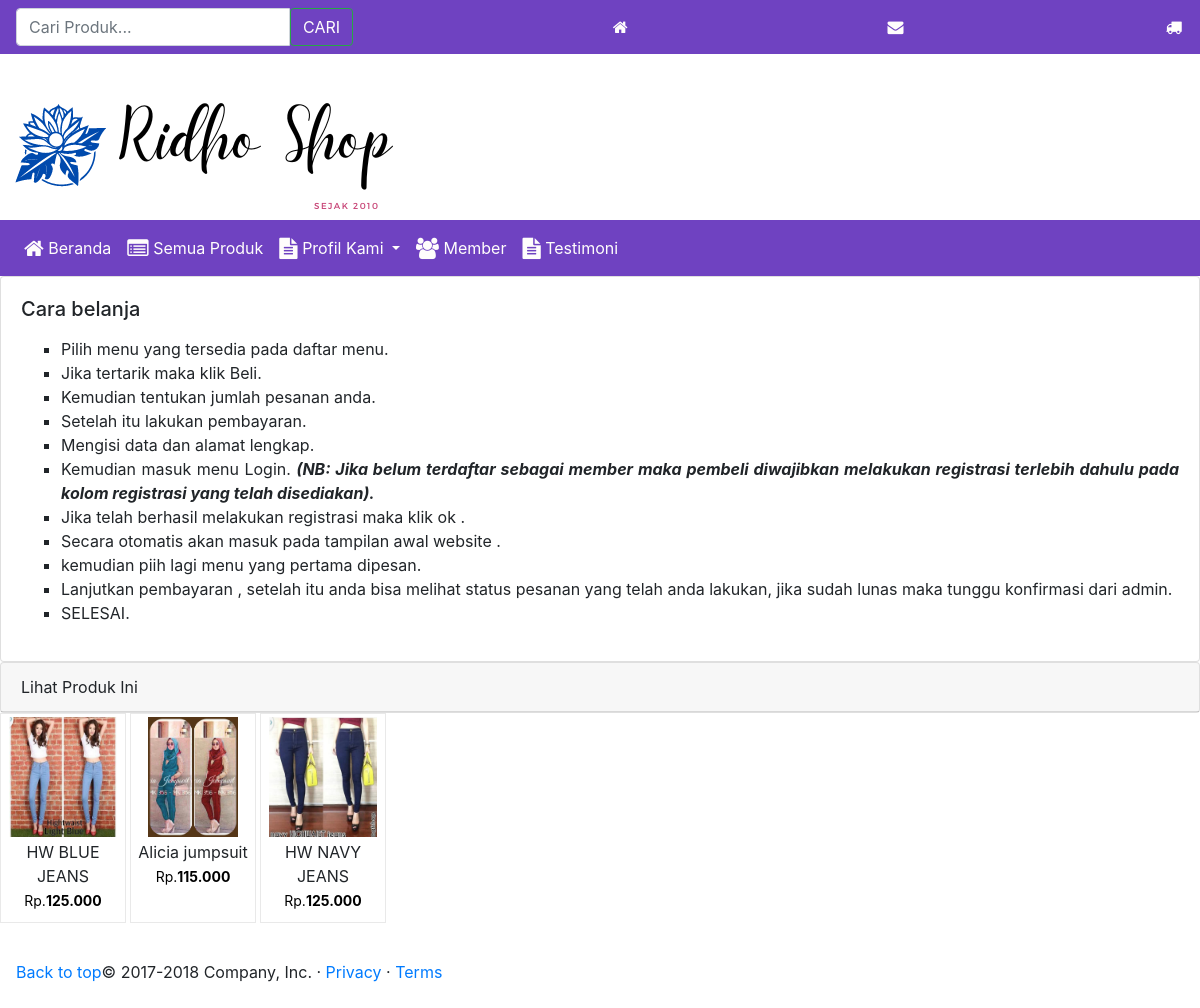
The page /?l=lihat&aksi=profil&id_p=2 on the database its author committed.
### tables this page shows
CREATE TABLE `profil` (
  `id_profil` int(11) NOT NULL,
  `foto` varchar(30) NOT NULL,
  `aktif` enum('Y','N') NOT NULL,
  `nama` varchar(25) NOT NULL,
  `isi` text NOT NULL
);

CREATE TABLE `produk` (
  `id_produk` int(4) NOT NULL,
  `id_kategori` int(2) NOT NULL,
  `nama_produk` varchar(30) NOT NULL,
  `deskripsi` text NOT NULL,
  `harga` int(10) NOT NULL,
  `stok` int(3) NOT NULL,
  `berat` decimal(5,2) UNSIGNED NOT NULL DEFAULT '0.00',
  `tgl_masuk` date NOT NULL,
  `gambar` varchar(100) NOT NULL,
  `dibeli` int(5) NOT NULL DEFAULT '1',
  `id_kustomer` varchar(100) NOT NULL,
  `diskon` int(5) NOT NULL,
  `best` enum('N','Y') NOT NULL
);

### index.php (the view, shortened to what this page needs)
<?php
  $aksi=$_GET[aksi];
?>
<!DOCTYPE html>
<html>
<head>
<link rel="stylesheet" href="bootstrap4/bootstrap.min.css">
<link rel="stylesheet" href="bootstrap4/produk.css" type="text/css" media="screen">
 <link rel="stylesheet" href="bootstrap4/icon/font/css/font-awesome.min.css">
    <link rel="stylesheet" href="bootstrap4/icon/ionicons.min.css">
</head>
<body>
<div class="container1">
  <header id="header">
    <div class="row">
      <div class="col-lg-12 col-md-12">
	  <nav class="navbar fixed-top navbar-light" style="background-color:#6f42c1;">
	      <form action='index.php?l=lihat&aksi=cariproduk' method='post' >
		  <div class='input-group'>
                    <input type='text' name='cari' class='form-control' placeholder='Cari Produk...'>
                    <span class='input-group-btn'>
					<input style="color:#fffdfc;" type='submit' name='submit' class='btn btn-outline-success ' value='CARI'>
                    </span>
                  </div>
	       </form>
	 <a style="color:#fffdfc;" href="index.php"><i class="fa fa-home"></i> </a>
	 <a style="color:#fffdfc;" href="index.php?l=lihat&aksi=testi"><i class="fa fa-envelope"></i></a>
	 <a style="color:#fffdfc;" href='index.php?l=lihat&aksi=ongkir'><i class="fa fa-truck fa-fw"></i></a>
    </nav>
   </div></br></br></br>
     <div class="col-lg-12 col-md-12">
        <a href="#"><img src="foto/foto_banner/logo.png" alt=""></a>
    </div>
    </div>
  </header>
  <div id="navarea">
  <nav class="navbar navbar-expand-lg navbar-light" style="background-color:#6f42c1;">
  <div class="collapse navbar-collapse" id="navbarSupportedContent">
    <ul class="navbar-nav mr-auto" >
      <li class="nav-item">
        <a class="nav-link" href="index.php" style="color: #fffdfc" ><i class="fa fa-home fa-lg"></i> Beranda </a>
      </li>
      <li class="nav-item">
        <a class="nav-link" href="?l=lihat&aksi=allproduk" style="color: #fffdfc"><i class="fa fa-list-alt fa-lg"></i> Semua Produk</a>
      </li>
      <li class="nav-item dropdown">
        <a class="nav-link dropdown-toggle" href="#" id="navbarDropdown" role="button" data-toggle="dropdown" aria-haspopup="true" aria-expanded="false" style="color: #fffdfc">
          <i class="fa fa-file-text fa-lg"></i> Profil Kami
        </a>
      </li>
	  <? if( $_SESSION[kustomer]==''){?>
    <li class="nav-item">
        <a style="color: #fffdfc" class="nav-link" href="index.php?l=lihat&aksi=login&cek=cek"><i class="fa fa-users fa-lg"></i> Member</a>
      </li>
 <? }?>
      <li class="nav-item">
        <a style="color: #fffdfc" class="nav-link" href="?l=lihat&aksi=testi"><i class="fa fa-file-text fa-lg"></i> Testimoni</a>
      </li>
    </ul>
  </div>
</nav>
  </div>
  <section id="mainContent">
  				<? if($_GET[l]=='lihat'){include"utama.php";}
			   else{include"tengah.php";}
			?>
  </section>
</div>
 <footer class="navbar navbar-expand-lg">
        <p class="float-right"><a href="#">Back to top</a></p>
        <p>&copy; 2017-2018 Company, Inc. &middot; <a href="#">Privacy</a> &middot; <a href="#">Terms</a></p>
</footer>
</body>
</html>

### utama.php (shortened to what this page needs)
<?
if($aksi=='kranjang'){
echo"<div class='card'>
  <div class='card-header'>
 Keranjang Belanja
  </div>
 <div class='card-body'>";
$sid = session_id();
	$sql = mysql_query("SELECT * FROM orders_temp, produk
			                WHERE id_session='$sid' AND orders_temp.id_produk=produk.id_produk");
  $ketemu=mysql_num_rows($sql);
  if($ketemu < 1){
    echo "
<center>
	<strong>Belum Ada Menu Produk Dikeranjang Anda Lihat <a href='?l=lihat&aksi=allproduk'>Daftar Menu Produk</a></strong>
</center>";
	  $sql=mysql_query("SELECT * FROM produk ORDER BY rand() LIMIT 9");
  echo "  </div>
</div><h2>Produk Lainnya</h2>
 ";
  while ($r=mysql_fetch_array($sql)){
  include "diskon_stok.php";
echo"
<div class='product-info'>
 <a href='index.php?l=lihat&aksi=detail&id_p=$r[id_produk]'>
<center><img src='foto/foto_produk/$r[gambar]'  title='Lihat $r[nama_produk]' /></center>
</a>
";
     if ($d!=0){echo"
            <div class='diskon'> $r[diskon]% </div>";
    }else{echo"";
    }
            echo"
		   <div class='nama_p_besar'>$r[nama_produk]</div>
         $divharga
</div>
";
  }
  echo"<div class='cl'></div>";
  if($jmldata >= $batas){ echo"
		 <div class='navi' align='center' >$linkHalaman </div><br />";}
    }
  else{
    include"keranjang.php";
	echo"
   </div>
</div>";
  }
echo"</div>";
}
elseif($aksi=='profil'){
$profil = mysql_query("SELECT * FROM profil WHERE id_profil='$_GET[id_p]' ");
	$r      = mysql_fetch_array($profil);
  echo "<div class='card border-ligh'>
    ";
         echo"
  <div class='card-body '>
    <h5 class='card-title'>$r[nama]</h5>
    <p class='card-text'>$r[isi]</p>
  </div>
</div>
<div class='cl'></div>";
		  $sql=mysql_query("SELECT * FROM produk ORDER BY rand() LIMIT 3");
  echo "<div class='card border-ligh'>
  <div class='card-header'><span>Lihat</span> Produk Ini</div>
 </div>
  ";
  while ($r=mysql_fetch_array($sql)){
  include "diskon_stok.php";
echo"
	<div class='product-info'>
 <a href='index.php?l=lihat&aksi=detail&id_p=$r[id_produk]'>
<center><img src='foto/foto_produk/$r[gambar]'  title='Lihat $r[nama_produk]' /></center>
</a>
";
            echo"
		   <div class='nama_p_besar'>$r[nama_produk]</div>
         $divharga
</div>";
}
  if($jmldata >= $batas){ echo"
		 <div class='navi' align='center' >$linkHalaman </div><br />";}
}
elseif($aksi=='testi'){
echo"<h2 class='nama'>Testimonial Pembeli</h2>
<div class='bok3'>
	";
include"testi.php";
 echo"</div>";
}
elseif($aksi=='detail'){
include"detailproduk.php";
}
elseif($aksi=='detailorder'){
include"detailpesanan.php";
}
elseif($aksi=='detail_tamu'){
include"detailpesanan_tamu.php";
}
elseif($aksi=='konfirmasi'){
include"konfirmasi.php";
}
elseif($aksi=='konfirmasi_tamu'){
include"konfirmasi_tamu.php";
}
elseif($aksi=='editpengiriman'){
echo"
<h2 class='nama'>Edit Pengiriman</h2>
<div class='bok2'>";
    include"editpengiriman.php";
echo"</div>";
}
elseif($aksi=='login'){
include"loginmember.php";
}
elseif($aksi=='gantilogin'){
include"ganti_paswd.php";
}
?>

### diskon_stok.php (shortened to what this page needs)
<?php
    $harga     = format_rupiah($r[harga]);
    $disc      = ($r[diskon]/100)*$r[harga];
    $hargadisc = number_format(($r[harga]-$disc),0,",",".");
    $d=$r['diskon'];
    $hargatetap  = "<span style=\"color:#000;font-size:14px;\"> Rp.<b>$hargadisc</b></span>";
    $hargadiskon = "<span style='color:#000;font-size:12px; text-decoration:line-through;' class='harga'>Rp.$harga </span>
                    <span style=\"color:#ff0000;font-size:12px;\">Rp.<b>$hargadisc</b></span>";
    if ($d!=0){
      $divharga=$hargadiskon;
    }else{
      $divharga=$hargatetap;
    }
?>

### rows shown on the page
profil: nama "Cara belanja", isi "Pilih menu yang tersedia pada daftar menu. Jika tertarik maka klik Beli. Kemudian tentukan jumlah pesanan anda. Setelah itu lakukan pembayaran. Mengisi data dan alamat lengkap. Kemudian masuk menu Login. (NB: Jika belum terdaftar sebagai member maka pembeli diwajibkan melakukan registrasi terlebih dahulu pada kolom registrasi yang telah disediakan). Jika telah berhasil melakukan registrasi maka klik ok . Secara otomatis akan masuk pada tampilan awal website . kemudian piih lagi menu yang pertama dipesan. Lanjutkan pembayaran , setelah itu anda bisa melihat status pesanan yang telah anda lakukan, jika sudah lunas maka tunggu konfirmasi dari admin. SELESAI."
produk: gambar (picture), nama_produk "HW BLUE JEANS"
produk: gambar (picture), nama_produk "Alicia jumpsuit"
produk: gambar (picture), nama_produk "HW NAVY JEANS"
